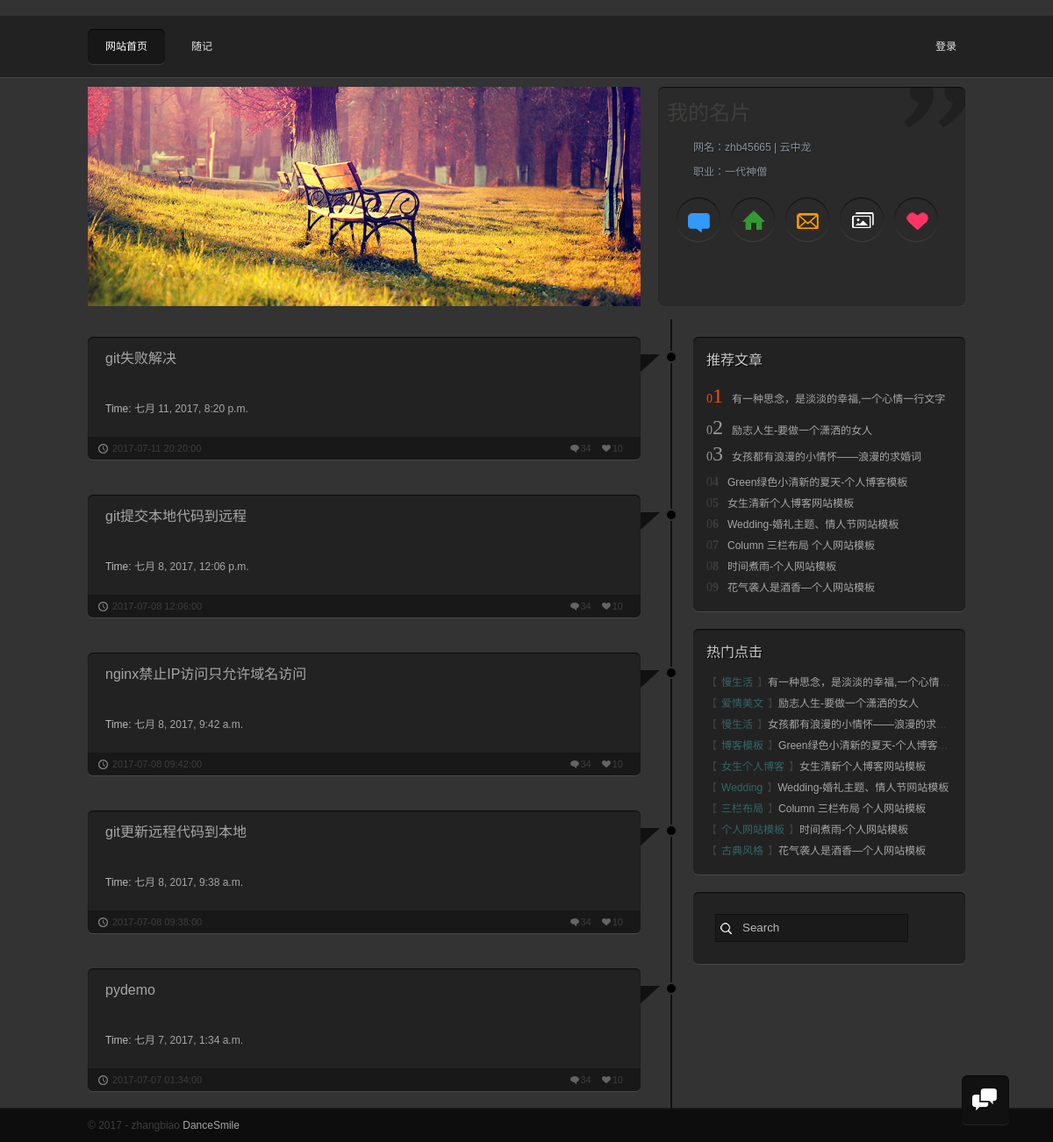
Before: / with the older database file.
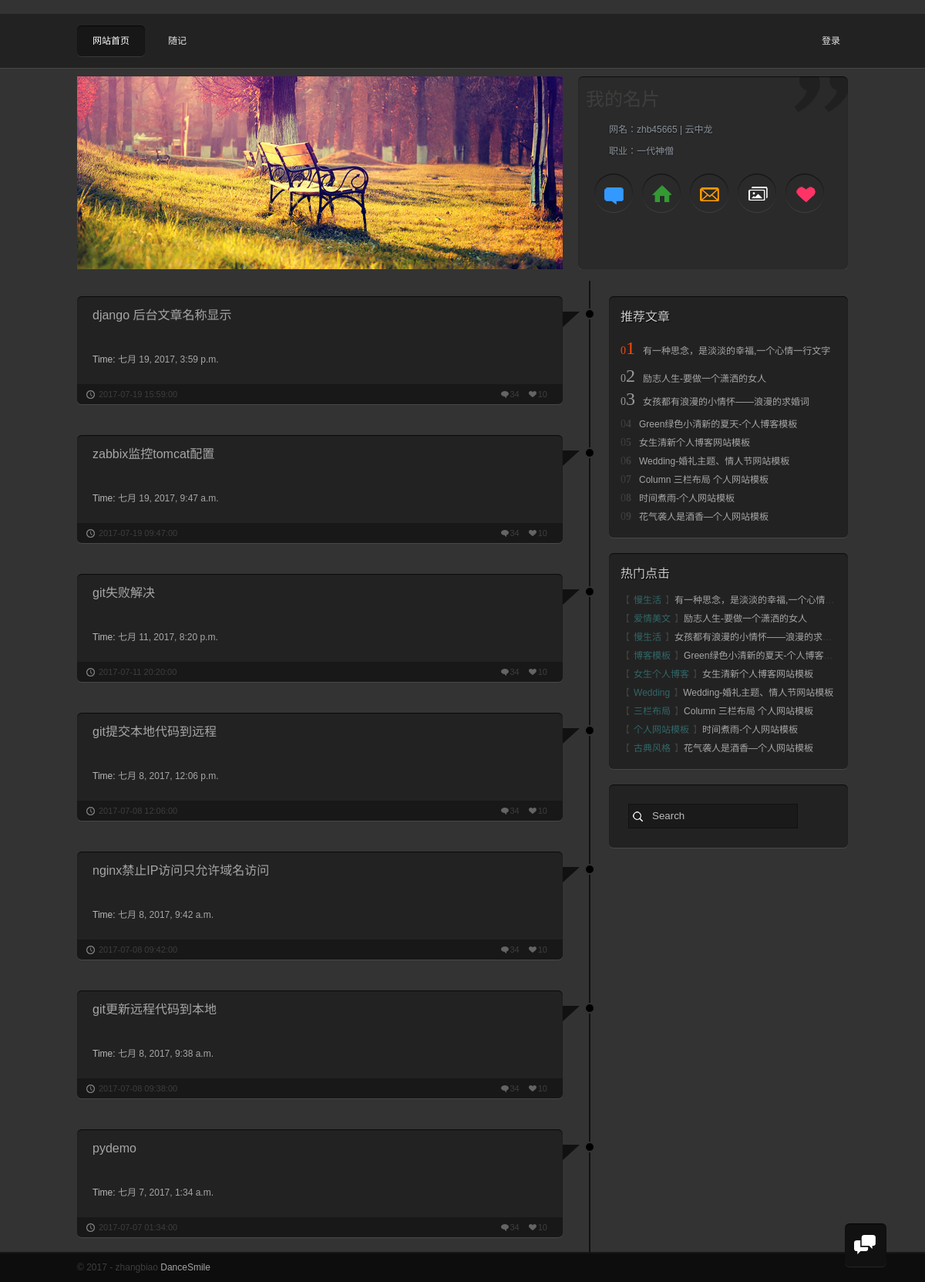
After: the same page with the newer database file.
### app/models.py (models this page shows, shortened)
class BlogPost(models.Model):
    title = models.CharField(max_length = 150)#标题
    body = models.TextField()#正文
    timestamp = models.DateTimeField()#时间
    class Meta():
        verbose_name = '文章'
        verbose_name_plural = '文章'
        ordering = ['-timestamp']

### app/views.py (the view)
# urls.py: url(r'^$', app.views.home, name='home'),
def home(request):
    assert isinstance(request, HttpRequest)
    postlist = BlogPost.objects.all()
    return render(
        request,
        'app/index.html',
        {
            'title':'首页',
            'year':datetime.now().year,
            'postlist':postlist
        }
    )

### app/templates/app/index.html
﻿{% extends "app/layout.html" %}
{% load custom_markdown %}
{% block content %}
<div id="mainbody">
<div class="blogs">
  <ul class="bloglist">
    {% for post in postlist %}
      <li>
      <div class="arrow_box">
         <div class="ti"></div>
          <div class="ci"></div>
            <h2 class="title">
                <a href="{% url 'detail' id=post.id %}">
                    {{post.title}}
                </a>
            </h2>
            <p class="textinfo">
            </p>
            <p class="textinfo">
                Time:<a class="post-author" href="#">
                {{post.timestamp}}</a>
            </p>
          <ul class="details">
            <li class="likes"><a href="#">10</a></li>
            <li class="comments"><a href="#">34</a></li>
            <li class="icon-time"><a href="#"> {{post.timestamp|date:"Y-m-d H:i:s"}}</a></li>
          </ul>
       </div>
    </li>
    {% endfor %}
  </ul>
     <aside>
      <div class="tuijian">
        <h2>推荐文章</h2>
        <ol>
          <li><span><strong>1</strong></span><a href="/">有一种思念，是淡淡的幸福,一个心情一行文字</a></li>
          <li><span><strong>2</strong></span><a href="/">励志人生-要做一个潇洒的女人</a></li>
          <li><span><strong>3</strong></span><a href="/">女孩都有浪漫的小情怀——浪漫的求婚词</a></li>
          <li><span><strong>4</strong></span><a href="/">Green绿色小清新的夏天-个人博客模板</a></li>
          <li><span><strong>5</strong></span><a href="/">女生清新个人博客网站模板</a></li>
          <li><span><strong>6</strong></span><a href="/">Wedding-婚礼主题、情人节网站模板</a></li>
          <li><span><strong>7</strong></span><a href="/">Column 三栏布局 个人网站模板</a></li>
          <li><span><strong>8</strong></span><a href="/">时间煮雨-个人网站模板</a></li>
          <li><span><strong>9</strong></span><a href="/">花气袭人是酒香—个人网站模板</a></li>
        </ol>
      </div>
      <div class="clicks">
        <h2>热门点击</h2>
        <ol>
          <li><span><a href="/">慢生活</a></span><a href="/">有一种思念，是淡淡的幸福,一个心情一行文字</a></li>
          <li><span><a href="/">爱情美文</a></span><a href="/">励志人生-要做一个潇洒的女人</a></li>
          <li><span><a href="/">慢生活</a></span><a href="/">女孩都有浪漫的小情怀——浪漫的求婚词</a></li>
          <li><span><a href="/">博客模板</a></span><a href="/">Green绿色小清新的夏天-个人博客模板</a></li>
          <li><span><a href="/">女生个人博客</a></span><a href="/">女生清新个人博客网站模板</a></li>
          <li><span><a href="/">Wedding</a></span><a href="/">Wedding-婚礼主题、情人节网站模板</a></li>
          <li><span><a href="/">三栏布局</a></span><a href="/">Column 三栏布局 个人网站模板</a></li>
          <li><span><a href="/">个人网站模板</a></span><a href="/">时间煮雨-个人网站模板</a></li>
          <li><span><a href="/">古典风格</a></span><a href="/">花气袭人是酒香—个人网站模板</a></li>
        </ol>
      </div>
      <div class="search">
        <form class="searchform" method="get" action="#">
          <input type="text" name="s" value="Search" onfocus="this.value=''" onblur="this.value='Search'">
        </form>
      </div>
      </aside>
    </div>
</div>
{% endblock %}

### app/templates/app/layout.html (shortened to what this page needs)
﻿<!doctype html>
<html>
<head>
{% load staticfiles %}
<link type="text/css" href="{% static 'app/content/styles.css' %}" rel="stylesheet">
<link type="text/css" href="{% static 'app/content/animation.css' %}" rel="stylesheet">
<link type="text/css" href="{% static 'app/content/colorful.css' %}" rel="stylesheet">
<link type="text/css" href="{% static 'app/content/lrtk.css' %}" rel="stylesheet" />
</head>
<body>
<header>
    <div>
  <nav id="nav">
    <ul>
      <li><a href="/" >网站首页</a></li>
      <li><a href="{% url 'content' %}" target="_blank" title="随记">随记</a></li>
    </ul>
</nav>
<nav-right id="nav-right">
{% if user.is_authenticated %}
<form id="logoutForm" action="/logout" method="post" class="nav-right">
    {% csrf_token %}
    <ul class="nav-right ">
        <li><a href="javascript:document.getElementById('logoutForm').submit()">注销</a></li>
        <li><a >{{ user.username }} </a></li>
    </ul>
</form>
{% else %}
<ul>
    <li><a href="{% url 'login' %}" target="_blank">登录</a></li>
</ul>
{% endif %}
</nav-right>
</div>
</header>
<div id="mainbody">
  <div class="info">
    <figure> <img src="{% static 'app/images/art.jpg' %}"  alt="Panama Hat">
    </figure>
    <div class="card">
      <h1>我的名片</h1>
      <p>网名：zhb45665 | 云中龙</p>
      <p>职业：一代神僧</p>
      <ul class="linkmore">
        <li><a href="/" class="talk" title="给我留言"></a></li>
        <li><a href="/" class="address" title="联系地址"></a></li>
        <li><a href="/" class="email" title="给我写信"></a></li>
        <li><a href="/" class="photos" title="生活照片"></a></li>
        <li><a href="/" class="heart" title="关注我"></a></li>
      </ul>
    </div>
  </div>
  <div class="blank"></div>
</div>
{% block content %}{% endblock %}
<footer>
  <div class="footer-bottom">
    <p>&copy; {{ year }} - zhangbiao <a href="http://zhb45665.cn">DanceSmile</a></p>
  </div>
</footer>
<div id="tbox"> <a id="togbook" href="/"></a> <a id="gotop" href="javascript:void(0)"></a> </div>
</body>
</html>

### app/static/app/content/lrtk.css (style rules this page uses)
#tbox { width: 54px; float: right; position: fixed; right: 50px; bottom: 15px; _position: absolute; _bottom: auto; _top:expression(eval(document.documentElement.scrollTop+document.documentElement.clientHeight-this.offsetHeight-(parseInt(this.currentStyle.marginTop, 10)||0)-(parseInt(this.currentStyle.marginBottom, 10)||0))); _margin-bottom: 15px; }
#togbook, #gotop { width: 54px; height: 56px; display: block; background:url(../images/icons.png) no-repeat #111 ;box-shadow: 0px 1px 0px rgba(255,255,255,.1), inset 0px 1px 1px rgba(0,0,0,.7); border-radius: 6px; }
#togbook { margin: 5px 0 ;background-position:10px -407px; }

Changed rows visible on the page:
added BlogPost: title "django 后台文章名称显示", timestamp "七月 19, 2017, 3:59 p.m.", timestamp "2017-07-19 15:59:00"
added BlogPost: title "zabbix监控tomcat配置", timestamp "七月 19, 2017, 9:47 a.m.", timestamp "2017-07-19 09:47:00"
